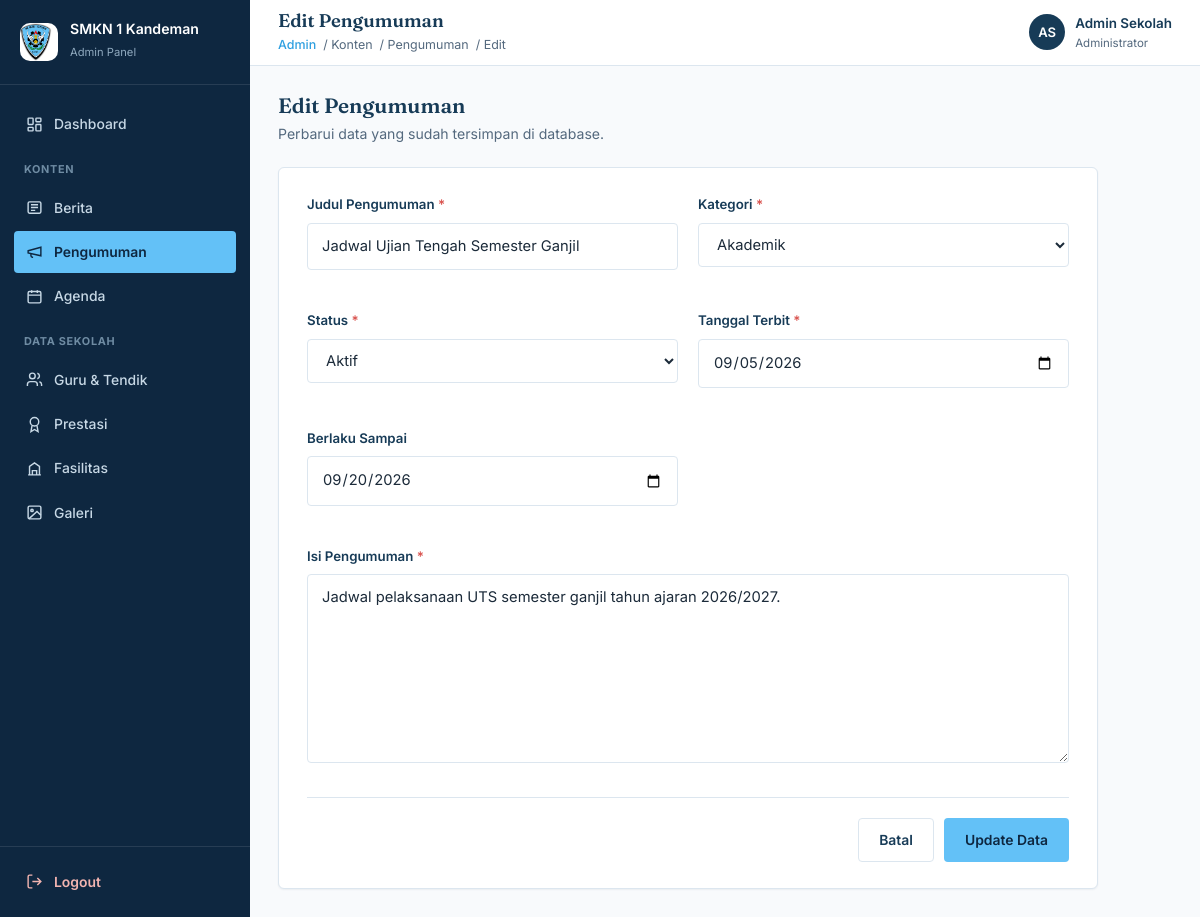
The app's page /admin/pengumuman/edit.php?id=2 (signed in) with its own data.
### tables this page shows
CREATE TABLE IF NOT EXISTS pengumuman (
    id INT UNSIGNED AUTO_INCREMENT PRIMARY KEY,
    judul VARCHAR(200) NOT NULL,
    kategori ENUM('Akademik','Umum','Kesiswaan') NOT NULL DEFAULT 'Umum',
    tanggal_terbit DATE NOT NULL,
    berlaku_sampai DATE DEFAULT NULL,
    isi LONGTEXT,
    status ENUM('Aktif','Nonaktif') NOT NULL DEFAULT 'Aktif',
    created_at TIMESTAMP DEFAULT CURRENT_TIMESTAMP,
    updated_at TIMESTAMP DEFAULT CURRENT_TIMESTAMP ON UPDATE CURRENT_TIMESTAMP
);

### admin/pengumuman/edit.php (the view, shortened to what this page needs)
<?php
require_once '../../config/koneksi.php';
$id = isset($_GET['id']) ? intval($_GET['id']) : (isset($_POST['id']) ? intval($_POST['id']) : 0);
$errors = [];
if ($_SERVER['REQUEST_METHOD'] === 'POST') {
    $judul = trim($_POST['judul'] ?? '');
    $kategori = trim($_POST['kategori'] ?? '');
    $status = trim($_POST['status'] ?? '');
    $tanggal_terbit = trim($_POST['tanggal_terbit'] ?? '');
    $berlaku_sampai = trim($_POST['berlaku_sampai'] ?? '');
    $isi = trim($_POST['isi'] ?? '');
    if ($judul === '') {
        $errors[] = 'Judul Pengumuman wajib diisi.';
    }
    if ($kategori === '') {
        $errors[] = 'Kategori wajib diisi.';
    }
    if ($status === '') {
        $errors[] = 'Status wajib diisi.';
    }
    if ($tanggal_terbit === '') {
        $errors[] = 'Tanggal Terbit wajib diisi.';
    }
    if ($isi === '') {
        $errors[] = 'Isi Pengumuman wajib diisi.';
    }
    if (empty($errors)) {
        $stmt = mysqli_prepare($koneksi, "UPDATE pengumuman SET judul = ?, kategori = ?, status = ?, tanggal_terbit = ?, berlaku_sampai = ?, isi = ? WHERE id = ?");
        mysqli_stmt_bind_param($stmt, "ssssssi", $judul, $kategori, $status, $tanggal_terbit, $berlaku_sampai, $isi, $id);
        if (mysqli_stmt_execute($stmt)) {
            header('Location: index.php?msg=edit_sukses');
            exit;
        } else {
            $errors[] = 'Gagal memperbarui data: ' . mysqli_error($koneksi);
        }
    }
    $data = $_POST;
} else {
    $result = mysqli_query($koneksi, "SELECT * FROM pengumuman WHERE id = " . $id . " LIMIT 1");
    $row = mysqli_fetch_assoc($result);
    $data = $row;
}
include '../includes/header.php';
include '../includes/sidebar.php';
?>
<div class="main-area">
    <?php include '../includes/topbar.php'; ?>
    <div class="content">
        <div class="page-head">
            <div>
                <h2>Edit Pengumuman</h2>
                <p>Perbarui data yang sudah tersimpan di database.</p>
            </div>
        </div>
        <form class="form-panel" action="edit.php?id=<?php echo $id; ?>" method="post" enctype="multipart/form-data" autocomplete="off">
            <div class="form-grid">
                <div class="form-group">
                    <label for="judul">Judul Pengumuman <span style="color:var(--danger);">*</span></label>
                    <input type="text" id="judul" name="judul" class="field-input" placeholder="Masukkan judul pengumuman" value="<?php echo htmlspecialchars($data['judul'] ?? ''); ?>" required>
                </div>
                <div class="form-group">
                    <label for="kategori">Kategori <span style="color:var(--danger);">*</span></label>
                    <select id="kategori" name="kategori" class="field-input" required>
                        <option value="Akademik" <?php echo ((($data['kategori'] ?? '')) === 'Akademik') ? 'selected' : ''; ?>>Akademik</option>
                    </select>
                </div>
                <div class="form-group">
                    <label for="status">Status <span style="color:var(--danger);">*</span></label>
                    <select id="status" name="status" class="field-input" required>
                        <option value="Aktif" <?php echo ((($data['status'] ?? '')) === 'Aktif') ? 'selected' : ''; ?>>Aktif</option>
                    </select>
                </div>
                <div class="form-group">
                    <label for="tanggal_terbit">Tanggal Terbit <span style="color:var(--danger);">*</span></label>
                    <input type="date" id="tanggal_terbit" name="tanggal_terbit" class="field-input" value="<?php echo htmlspecialchars($data['tanggal_terbit'] ?? ''); ?>" required>
                </div>
                <div class="form-group">
                    <label for="berlaku_sampai">Berlaku Sampai</label>
                    <input type="date" id="berlaku_sampai" name="berlaku_sampai" class="field-input" value="<?php echo htmlspecialchars($data['berlaku_sampai'] ?? ''); ?>">
                </div>
                <div class="form-group full">
                    <label for="isi">Isi Pengumuman <span style="color:var(--danger);">*</span></label>
                    <textarea id="isi" name="isi" class="field-input" placeholder="Tulis isi lengkap pengumuman di sini..." rows="7" required><?php echo htmlspecialchars($data['isi'] ?? ''); ?></textarea>
                </div>
            </div>
            <div class="form-actions">
                <a href="index.php" class="btn btn-outline">Batal</a>
                <button type="submit" class="btn btn-primary">Update Data</button>
            </div>
        </form>
    </div>
<?php include '../includes/footer.php'; ?>

### admin/assets/css/admin.css (style rules this page uses)
:root { --navy:#173B57; --navy-dark:#0E2740; --navy-soft:#2C5578; --sky:#63C1F7; --sky-dark:#2E9FE0; --bg:#F8FAFC; --white:#FFFFFF; --ink:#1C2B3A; --text-secondary:#54697E; --border:#DCE6EF; --shadow: 0 1px 2px rgba(15,39,64,.06); --shadow-md: 0 4px 14px rgba(15,39,64,.08); --radius-lg: 6px; --radius-md: 4px; --danger:#D9534F; --danger-soft:#FBEAE9; --success:#2E9E5B; --success-soft:#E7F6ED; --warning:#C98A1F; --warning-soft:#FBF3E3; --sidebar-w: 250px; --topbar-h: 66px; }
* { box-sizing:border-box; }
button,input,textarea,select { font:inherit; }
button { margin:0;cursor:pointer; }
html { scroll-behavior:smooth; }
body { margin:0; font-family:'Inter',Arial,sans-serif; color:var(--ink); background:var(--bg); line-height:1.6; -webkit-font-smoothing:antialiased; }
h1,h2,h3,h4 { font-family:'Fraunces',Georgia,serif; color:var(--navy); margin:0; line-height:1.2; font-weight:600; }
p { margin:0; }
a { color:inherit;text-decoration:none; }
.field-input { width:100%; padding:11px 14px; border:1.5px solid var(--border); border-radius:var(--radius-md); background:var(--white); font-size:.92rem; color:var(--ink); transition:border-color .15s ease; }
.btn { display:inline-flex;align-items:center;justify-content:center;gap:8px; padding:10px 20px;border-radius:var(--radius-md); font-weight:600;font-size:.87rem; border:1.5px solid transparent;cursor:pointer; transition:background .15s ease, color .15s ease, border-color .15s ease; white-space:nowrap; }
.btn-primary { background:var(--sky);color:var(--navy-dark); }
.btn-outline { border-color:var(--border);color:var(--navy);background:var(--white); }
.main-area { flex:1; margin-left:var(--sidebar-w); display:flex; flex-direction:column; min-width:0; }
.content { padding:28px;flex:1; }
.page-head { display:flex;align-items:flex-start;justify-content:space-between; flex-wrap:wrap;gap:14px; margin-bottom:22px; }
.page-head h2 { font-size:1.3rem; }
.page-head p { color:var(--text-secondary);font-size:.88rem;margin-top:4px; }
.form-panel { background:var(--white);border:1px solid var(--border);border-radius:var(--radius-lg); box-shadow:var(--shadow);padding:26px 28px;max-width:820px; }
.form-grid { display:grid;grid-template-columns:1fr 1fr;gap:20px; }
.form-group { margin-bottom:20px; }
.form-group.full { grid-column:1/-1; }
.form-group label { display:block;font-size:.83rem;font-weight:600;color:var(--navy);margin-bottom:7px; }
textarea.field-input { resize:vertical;min-height:110px; }
.form-actions { display:flex;gap:10px;justify-content:flex-end; margin-top:6px;padding-top:20px;border-top:1px solid var(--border); }

### records on screen
pengumuman: judul "Jadwal Ujian Tengah Semester Ganjil", kategori "Akademik", status "Aktif", tanggal_terbit "09/05/2026", berlaku_sampai "09/20/2026", isi "Jadwal pelaksanaan UTS semester ganjil tahun ajaran 2026/2027."

### other values on screen
$pageTitle "Edit Pengumuman"
$crumb "Konten"
$crumb "Pengumuman"
$crumb "Edit"
$initials "AS"
$adminNama "Admin Sekolah"
